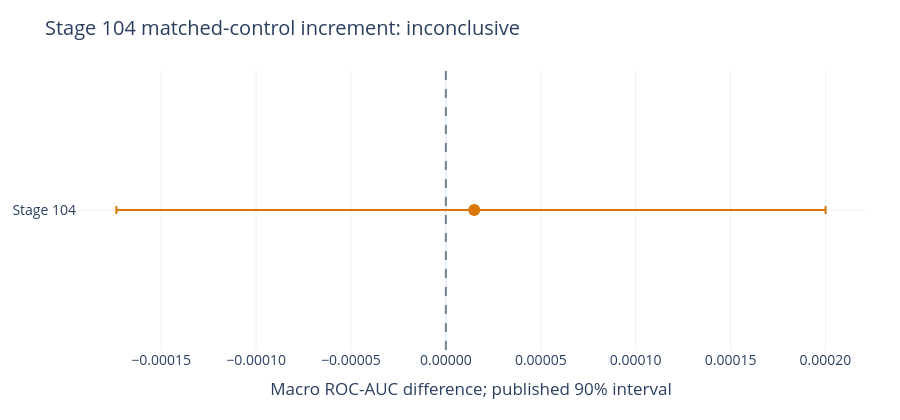

Notebook code cell kept with this figure:
### Markdown cell above
## Stage 104 promotion decision
The notebook keeps both comparisons explicit. The increment over the Stage 102 reference is about **0.0000499**; the increment over the Stage 104 matched control is about **0.0000150**. The published Stage 104 90% interval crosses zero. The chart pairs the matched-control increment with that interval and keeps the outcome **inconclusive**. It does not recompute uncertainty from private predictions.

### Code cell
delta = evidence["matched_delta"]
lower, upper = evidence["ci90"]
fig = go.Figure(go.Scatter(x=[delta], y=["Stage 104"], mode="markers", marker=dict(size=12, color="#d97706"), error_x=dict(type="data", symmetric=False, array=[upper-delta], arrayminus=[delta-lower])))
fig.add_vline(x=0, line_dash="dash", line_color="#718096")
fig.update_layout(title="Stage 104 matched-control increment: inconclusive", xaxis_title="Macro ROC-AUC difference; published 90% interval", xaxis_tickformat=".5f")
static, ax = plt.subplots(figsize=(10, 3.5))
ax.errorbar([delta], [0], xerr=[[delta-lower], [upper-delta]], fmt="o", color="#d97706", capsize=6)
ax.axvline(0, color="#718096", linestyle="--")
ax.set(yticks=[0], yticklabels=["Stage 104"], xlabel="Macro ROC-AUC difference; published 90% interval", title="Stage 104 matched-control increment: inconclusive")
ax.ticklabel_format(axis="x", style="plain", useOffset=False)
display_chart(fig, static)
print("REVIEW_SUMMARY " + json.dumps(evidence, sort_keys=True))
print("M14_PUBLICATION_COMPLETE")

### Figure 1 — Plotly figure (JSON) as saved in the notebook; plotly's stock layout.template omitted (floating-point values rounded to 4 significant figures)
{"data": [{"error_x": {"array": [0.0001851], "arrayminus": [0.0001885], "symmetric": false, "type": "data"}, "marker": {"color": "#d97706", "size": 12}, "mode": "markers", "type": "scatter", "x": [1.495e-05], "y": ["Stage 104"]}], "layout": {"font": {"size": 14}, "height": 420, "margin": {"b": 70, "l": 75, "r": 35, "t": 70}, "shapes": [{"line": {"color": "#718096", "dash": "dash"}, "type": "line", "x0": 0, "x1": 0, "xref": "x", "y0": 0, "y1": 1, "yref": "y domain"}], "title": {"text": "Stage 104 matched-control increment: inconclusive"}, "width": 900, "xaxis": {"tickformat": ".5f", "title": {"text": "Macro ROC-AUC difference; published 90% interval"}}}}
